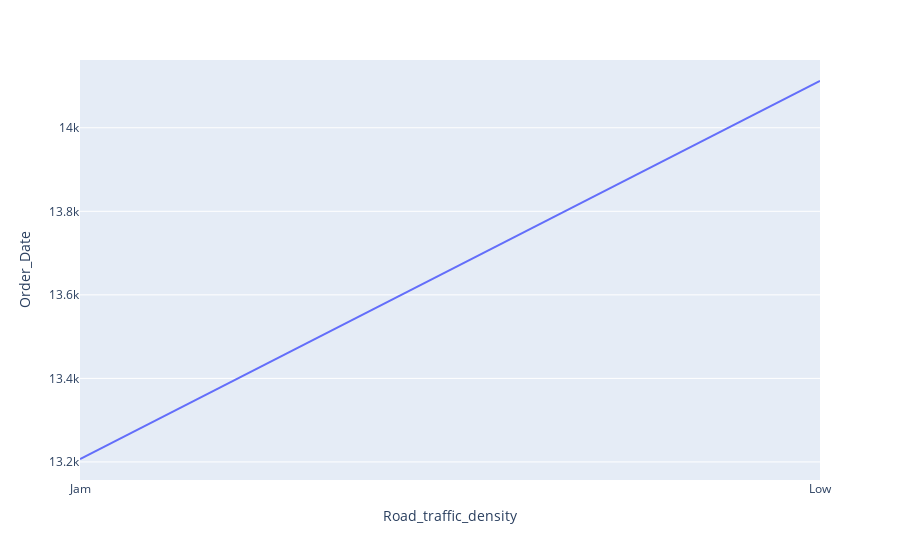

Notebook code for this chart:
### Markdown cell above
### 2. Desenhe um gráfico de linha, mostrando o número total de entregas diárias feitas por densidade de tráfego igual a “Low” e “Jam".

### Code cell
df1 = df1.loc[df1['Road_traffic_density'] != 'High', :]
df1 = df1.loc[df1['Road_traffic_density'] != 'Medium', :]
df_aux = df1.loc[:, ['Road_traffic_density', 'Order_Date']].groupby(['Road_traffic_density']).count().reset_index()
px.line(df_aux, x='Road_traffic_density', y='Order_Date')

### Figure 1 — Plotly figure (JSON) as saved in the notebook; plotly's stock layout.template omitted (floating-point values rounded to 4 significant figures)
{"data": [{"hovertemplate": "Road_traffic_density=%{x}<br>Order_Date=%{y}<extra></extra>", "legendgroup": "", "line": {"color": "#636efa", "dash": "solid"}, "marker": {"symbol": "circle"}, "mode": "lines", "name": "", "orientation": "v", "showlegend": false, "type": "scatter", "x": ["Jam", "Low"], "xaxis": "x", "y": [13207, 14112], "yaxis": "y"}], "layout": {"autosize": true, "legend": {"tracegroupgap": 0}, "margin": {"t": 60}, "xaxis": {"anchor": "y", "autorange": true, "domain": [0, 1], "range": [0, 1], "title": {"text": "Road_traffic_density"}, "type": "category"}, "yaxis": {"anchor": "x", "autorange": true, "domain": [0, 1], "range": [13160.0, 14160.0], "title": {"text": "Order_Date"}, "type": "linear"}}}
